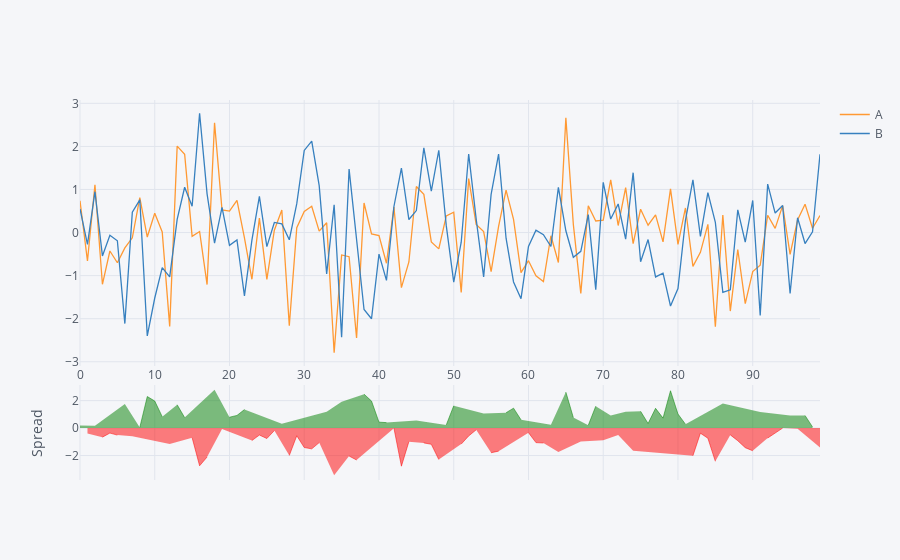

Notebook code for this chart:
### Markdown cell above
### Séries temporais, variáveis em função do tempo; muito utilizado no mercado financeiro.

### Code cell
df[['A','B']].iplot(kind='spread')

### Figure 1 — Plotly figure (JSON) as saved in the notebook; plotly's stock layout.template omitted (floating-point values rounded to 4 significant figures)
{"data": [{"line": {"color": "rgba(255, 153, 51, 1.0)", "dash": "solid", "shape": "linear", "width": 1.3}, "mode": "lines", "name": "A", "text": "", "type": "scatter", "uid": "996eaec0-8b4e-4873-aaf3-5309853ae31c", "x": [0, 1, 2, 3, 4, 5, 6, 7, 8, 9, 10, 11, 12, 13, 14, 15, 16, 17, 18, 19, 20, 21, 22, 23, 24, 25, 26, 27, 28, 29, 30, 31, 32, 33, 34, 35, 36, 37, 38, 39, 40, 41, 42, 43, 44, 45, 46, 47, 48, 49, 50, 51, 52, 53, 54, 55, 56, 57, 58, 59, 60, 61, 62, 63, 64, 65, 66, 67, 68, 69, 70, 71, 72, 73, 74, 75, 76, 77, 78, 79, 80, 81, 82, 83, 84, 85, 86, 87, 88, 89, 90, 91, 92, 93, 94, 95, 96, 97, 98, 99], "y": [0.7396, -0.6598, 1.11, -1.201, -0.4277, -0.7012, -0.3549, -0.1217, 0.8094, -0.1031, 0.4498, 0.01444, -2.178, 2.006, 1.818, -0.08646, 0.02445, -1.208, 2.546, 0.5251, 0.4983, 0.7491, -0.1229, -1.085, 0.3345, -1.087, 0.05335, 0.5227, -2.162, 0.1134, 0.4912, 0.6103, 0.03254, 0.2291, -2.789, -0.5201, -0.5594, -2.446, 0.6864, -0.03338, -0.06894, -0.7122, 0.593, -1.277, -0.6829, 1.071, 0.8856, -0.2176, -0.3784, 0.3879, 0.4728, -1.389, 1.256, 0.1901, 0.02329, -0.9085, 0.1434, 0.987, 0.3057, -0.9321, -0.6535, -1.003, -1.136, -0.07345, -0.695, 2.664, 0.1912, -1.412, 0.6208, 0.2684, 0.2905, 1.221, 0.1639, 1.045, -0.255, 0.5413, 0.1714, 0.4099, -0.2145, 1.012, -0.2743, 0.5706, -0.7854, -0.4587, 0.189, -2.185, 0.4094, -1.823, -0.3926, -1.649, -0.9052, -0.7567, 0.4018, 0.09697, 0.6257, -0.5064, 0.2919, 0.6592, 0.101, 0.3971]}, {"line": {"color": "rgba(55, 128, 191, 1.0)", "dash": "solid", "shape": "linear", "width": 1.3}, "mode": "lines", "name": "B", "text": "", "type": "scatter", "uid": "3816a948-15c2-4a7a-b69e-1b0a57232e1d", "x": [0, 1, 2, 3, 4, 5, 6, 7, 8, 9, 10, 11, 12, 13, 14, 15, 16, 17, 18, 19, 20, 21, 22, 23, 24, 25, 26, 27, 28, 29, 30, 31, 32, 33, 34, 35, 36, 37, 38, 39, 40, 41, 42, 43, 44, 45, 46, 47, 48, 49, 50, 51, 52, 53, 54, 55, 56, 57, 58, 59, 60, 61, 62, 63, 64, 65, 66, 67, 68, 69, 70, 71, 72, 73, 74, 75, 76, 77, 78, 79, 80, 81, 82, 83, 84, 85, 86, 87, 88, 89, 90, 91, 92, 93, 94, 95, 96, 97, 98, 99], "y": [0.5478, -0.2729, 0.9484, -0.5419, -0.06447, -0.1901, -2.113, 0.4748, 0.7608, -2.4, -1.519, -0.8159, -1.027, 0.3052, 1.052, 0.6122, 2.769, 0.8991, -0.2447, 0.5855, -0.2957, -0.1728, -1.471, -0.1761, 0.8408, -0.3277, 0.2341, 0.202, -0.1677, 0.6707, 1.907, 2.122, 1.089, -0.9588, 0.6439, -2.429, 1.474, -0.1214, -1.785, -2.0, -0.5016, -1.11, 0.6057, 1.497, 0.3024, 0.511, 1.965, 0.9616, 1.911, 0.1602, -1.152, -0.2234, 1.825, 0.3185, -1.032, 0.8845, 1.822, -0.1316, -1.146, -1.535, -0.3219, 0.05406, -0.04985, -0.3234, 1.048, 0.04177, -0.5734, -0.4348, 0.4169, -1.326, 1.167, 0.3136, 0.6635, -0.1521, 1.39, -0.6781, -0.1624, -1.03, -0.9413, -1.705, -1.3, 0.285, 1.224, -0.087, 0.9276, 0.2361, -1.386, -1.328, 0.5278, -0.2229, 0.7463, -1.922, 1.126, 0.4532, 0.6279, -1.414, 0.3433, -0.2551, 0.01616, 1.817]}, {"connectgaps": false, "fill": "tozeroy", "line": {"color": "green", "dash": "solid", "shape": "linear", "width": 0.5}, "mode": "lines", "name": "Spread", "showlegend": false, "type": "scatter", "uid": "c5b3f0e8-4627-4750-b83c-37d3f2e7cb75", "x": [0, 1, 2, 3, 4, 5, 6, 7, 8, 9, 10, 11, 12, 13, 14, 15, 16, 17, 18, 19, 20, 21, 22, 23, 24, 25, 26, 27, 28, 29, 30, 31, 32, 33, 34, 35, 36, 37, 38, 39, 40, 41, 42, 43, 44, 45, 46, 47, 48, 49, 50, 51, 52, 53, 54, 55, 56, 57, 58, 59, 60, 61, 62, 63, 64, 65, 66, 67, 68, 69, 70, 71, 72, 73, 74, 75, 76, 77, 78, 79, 80, 81, 82, 83, 84, 85, 86, 87, 88, 89, 90, 91, 92, 93, 94, 95, 96, 97, 98, 99], "xaxis": "x2", "y": [0.1918, "", 0.1614, "", "", "", 1.758, "", 0.04861, 2.297, 1.969, 0.8304, "", 1.701, 0.7655, "", "", "", 2.791, "", 0.794, 0.922, 1.348, "", "", "", "", 0.3207, "", "", "", "", "", 1.188, "", 1.909, "", "", 2.471, 1.967, 0.4327, 0.3983, "", "", "", 0.5599, "", "", "", 0.2277, 1.624, "", "", "", 1.056, "", "", 1.119, 1.452, 0.6031, "", "", "", 0.25, "", 2.622, 0.7646, "", 0.2039, 1.594, "", 0.9077, "", 1.197, "", 1.219, 0.3338, 1.44, 0.7268, 2.717, 1.026, 0.2856, "", "", "", "", 1.796, "", "", "", "", 1.165, "", "", "", 0.9079, "", 0.9143, 0.08483, ""], "yaxis": "y2"}, {"connectgaps": false, "fill": "tozeroy", "line": {"color": "red", "dash": "solid", "shape": "linear", "width": 0.5}, "mode": "lines", "name": "Spread", "showlegend": false, "type": "scatter", "uid": "beff5f4b-04b5-465a-b757-650145e938d9", "x": [0, 1, 2, 3, 4, 5, 6, 7, 8, 9, 10, 11, 12, 13, 14, 15, 16, 17, 18, 19, 20, 21, 22, 23, 24, 25, 26, 27, 28, 29, 30, 31, 32, 33, 34, 35, 36, 37, 38, 39, 40, 41, 42, 43, 44, 45, 46, 47, 48, 49, 50, 51, 52, 53, 54, 55, 56, 57, 58, 59, 60, 61, 62, 63, 64, 65, 66, 67, 68, 69, 70, 71, 72, 73, 74, 75, 76, 77, 78, 79, 80, 81, 82, 83, 84, 85, 86, 87, 88, 89, 90, 91, 92, 93, 94, 95, 96, 97, 98, 99], "xaxis": "x2", "y": ["", -0.387, "", -0.6593, -0.3632, -0.5111, "", -0.5966, "", "", "", "", -1.151, "", "", -0.6987, -2.744, -2.107, "", -0.06036, "", "", "", -0.9084, -0.5063, -0.7597, -0.1807, "", -1.994, -0.5572, -1.416, -1.512, -1.057, "", -3.433, "", -2.033, -2.325, "", "", "", "", -0.01276, -2.774, -0.9853, "", -1.08, -1.179, -2.289, "", "", -1.165, -0.5691, -0.1284, "", -1.793, -1.678, "", "", "", -0.3316, -1.057, -1.087, "", -1.743, "", "", -0.9774, "", "", -0.8762, "", -0.4996, "", -1.645, "", "", "", "", "", "", "", -2.009, -0.3717, -0.7386, -2.422, "", -0.4946, -0.9204, -1.426, -1.651, "", -0.7247, -0.3562, -0.002254, "", -0.05142, "", "", -1.42], "yaxis": "y2"}], "layout": {"autosize": true, "hovermode": "x", "legend": {"bgcolor": "#F5F6F9", "font": {"color": "#4D5663"}}, "paper_bgcolor": "#F5F6F9", "plot_bgcolor": "#F5F6F9", "title": {"font": {"color": "#4D5663"}}, "xaxis": {"autorange": true, "gridcolor": "#E1E5ED", "range": [0, 99], "showgrid": true, "tickfont": {"color": "#4D5663"}, "title": {"font": {"color": "#4D5663"}, "text": ""}, "type": "linear", "zerolinecolor": "#E1E5ED"}, "xaxis2": {"anchor": "y2", "autorange": true, "gridcolor": "#E1E5ED", "range": [0, 99], "showgrid": true, "showticklabels": false, "tickfont": {"color": "#4D5663"}, "title": {"font": {"color": "#4D5663"}, "text": ""}, "type": "linear", "zerolinecolor": "#E1E5ED"}, "yaxis": {"autorange": true, "domain": [0.3, 1], "gridcolor": "#E1E5ED", "range": [-3.098, 3.078], "showgrid": true, "tickfont": {"color": "#4D5663"}, "title": {"font": {"color": "#4D5663"}, "text": ""}, "type": "linear", "zerolinecolor": "#E1E5ED"}, "yaxis2": {"autorange": true, "domain": [0, 0.25], "gridcolor": "#E1E5ED", "range": [-3.779, 3.137], "showgrid": true, "tickfont": {"color": "#4D5663"}, "title": {"font": {"color": "#4D5663"}, "text": "Spread"}, "type": "linear", "zerolinecolor": "#E1E5ED"}}}
